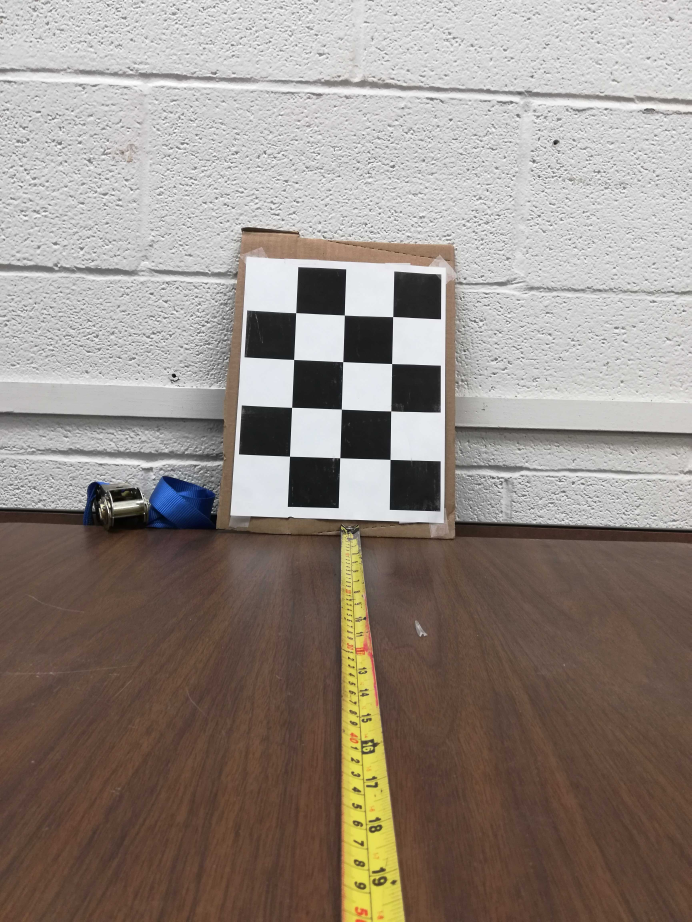
#> input picture matlab_distance/test.jpg, 3456 x 4608 px (shown at 1/5 size)
$ python distance.py
#> lines starting #> are read from the running program, lines starting #| are printed output that depends on the picture; after the words box and inside, x2 and y2 are one past the last pixel; in counts of white or black regions, pixels touching at a corner belong together; long printed decimals are rounded
# import the necessary packages
import numpy as np
import cv2
import imutils

def find_marker(image):
	# convert the image to grayscale, blur it, and detect edges
	gray = cv2.cvtColor(image, cv2.COLOR_BGR2GRAY)
	gray = cv2.GaussianBlur(gray, (5, 5), 0)
	edged = cv2.Canny(gray, 35, 125)

	# find the contours in the edged image and keep the largest one;
	# we'll assume that this is our piece of paper in the image
	(cnts, _) = cv2.findContours(edged.copy(), cv2.RETR_LIST, cv2.CHAIN_APPROX_SIMPLE)
	c = max(cnts, key = cv2.contourArea)

	# compute the bounding box of the of the paper region and return it
	return cv2.minAreaRect(c)

def distance_to_camera(knownWidth, focalLength, perWidth):
	# compute and return the distance from the maker to the camera
	return (knownWidth * focalLength) / perWidth

# initialize the known distance from the camera to the object, which
# in this case is 24 inches
KNOWN_DISTANCE = 27.5

# initialize the known object width, which in this case, the piece of
# paper is 12 inches wide
KNOWN_WIDTH = 8.5

# initialize the list of images that we'll be using
IMAGE_PATHS = ["images/test.jpg", "images/image1.jpg", "images/image2.jpg"]

# load the furst image that contains an object that is KNOWN TO BE 2 feet
# from our camera, then find the paper marker in the image, and initialize
# the focal length
image = cv2.imread('test.jpg')
#> image is the input picture: shape (4608, 3456, 3); mean B, G, R 130.8, 138.3, 148.4
marker = find_marker(image)
#> in find_marker, `gray = cv2.cvtColor(image, cv2.COLOR_BGR2GRAY)`:
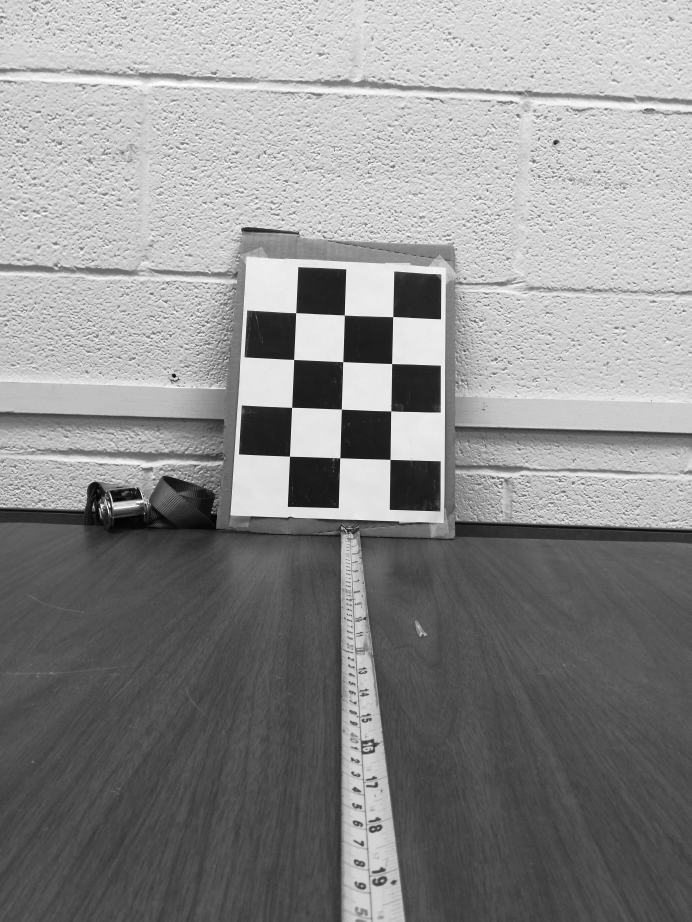
#> gray: shape (4608, 3456) (shown at 1/5 size); min 0, max 255, mean 140.5
#> in find_marker, `edged = cv2.Canny(gray, 35, 125)`:
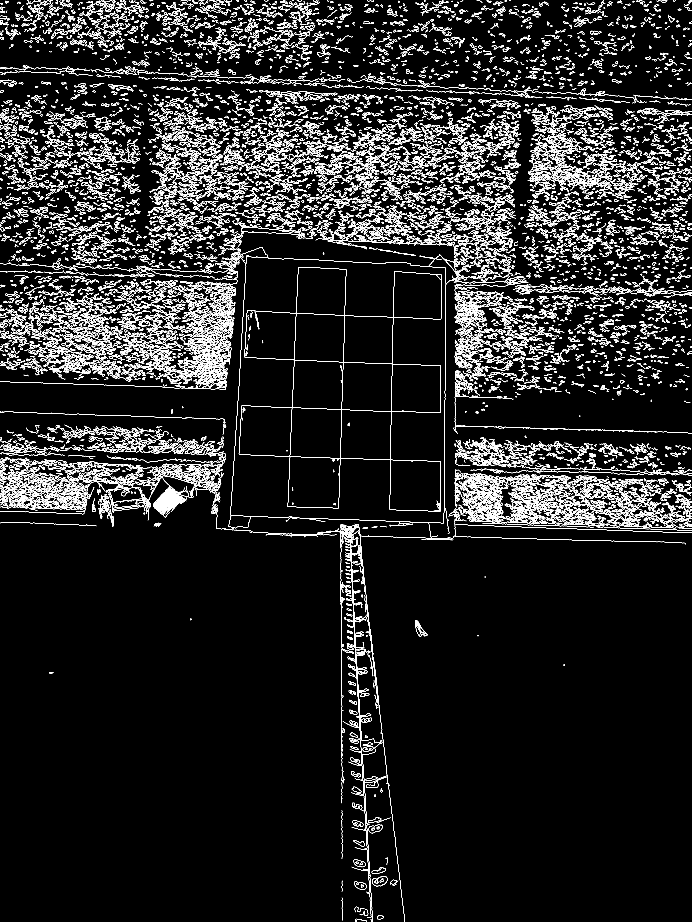
#> edged: shape (4608, 3456) (shown at 1/5 size); 4.1% white in thin lines or dots
#> in find_marker, `(cnts, _) = cv2.findContours(edged.copy(), cv2.RETR_LIST, cv2.CHAIN_AP..`: cnts = 15807 contours, 9764 with area under 20; largest, box (x1, y1, x2, y2) and area: (1222, 1552, 2204, 2558) 302560, (1460, 1799, 1957, 2300) 118739, (1439, 2283, 1702, 2541) 63206, (1948, 2299, 2204, 2558) 62894, (1194, 2027, 1461, 2285) 61903
#> in find_marker, `c = max(cnts, key = cv2.contourArea)`: c = contour of 442 points, box (x1, y1, x2, y2) (1222, 1552, 2204, 2558), area 302560
#> marker = ((1715.2, 2054.5), (975.5, 1002.9), -88.23)
focalLength = (marker[1][0] * KNOWN_DISTANCE) / KNOWN_WIDTH
#> focalLength = 3156
i = 1
# loop over the images

# load the image, find the marker in the image, then compute the
# distance to the marker from the camera
image = cv2.imread('image1.jpg')
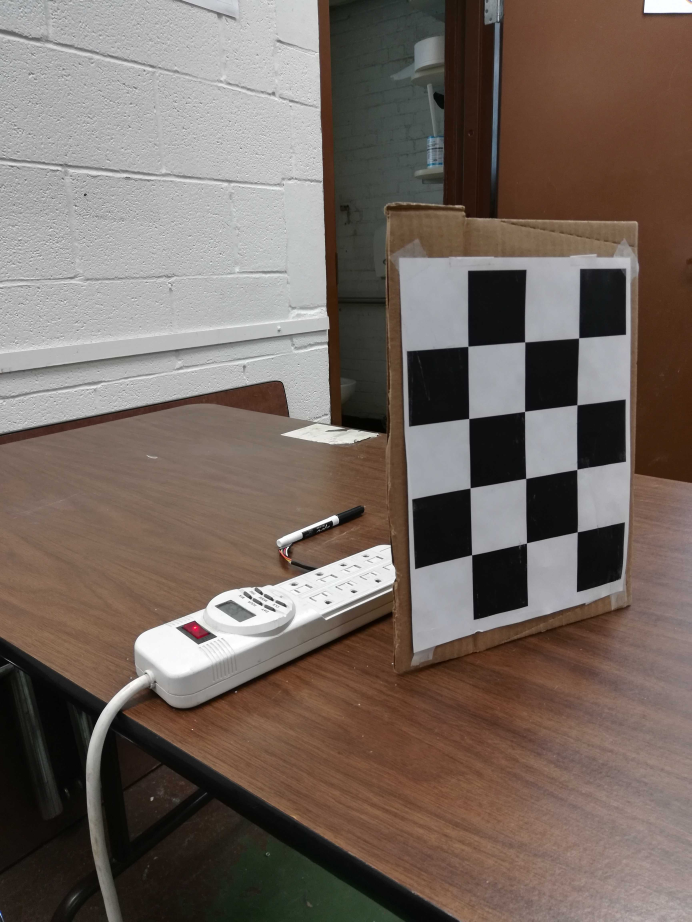
#> input picture matlab_distance/image1.jpg, 3456 x 4608 px (shown at 1/5 size)
#> image is the input picture: shape (4608, 3456, 3); mean B, G, R 96.4, 104, 116.7
marker = find_marker(image)
#> in find_marker (call 2), `gray = cv2.cvtColor(image, cv2.COLOR_BGR2GRAY)`:
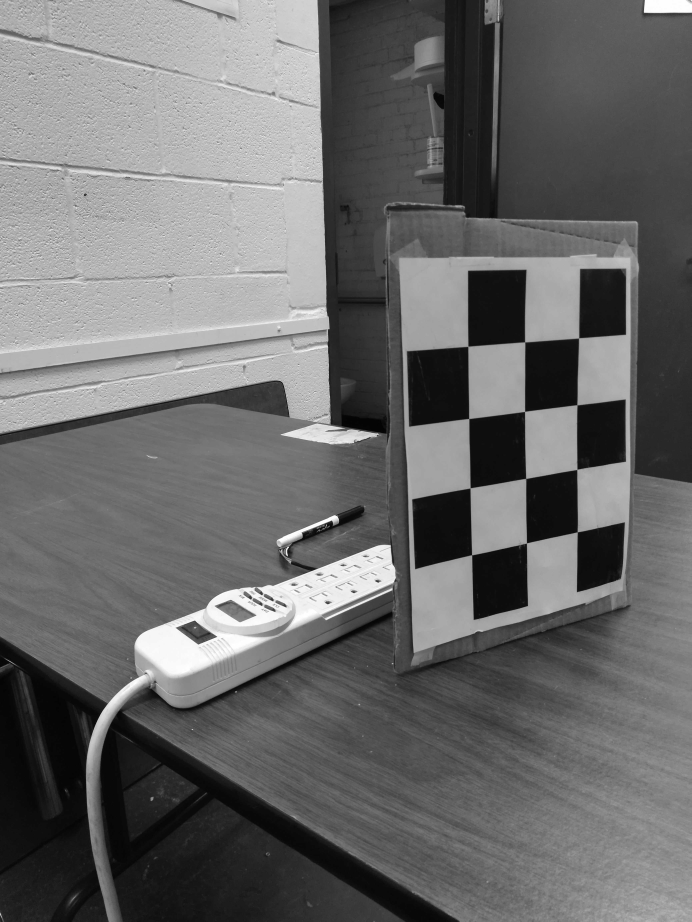
#> gray: shape (4608, 3456) (shown at 1/5 size); min 0, max 255, mean 106.9
#> in find_marker (call 2), `edged = cv2.Canny(gray, 35, 125)`:
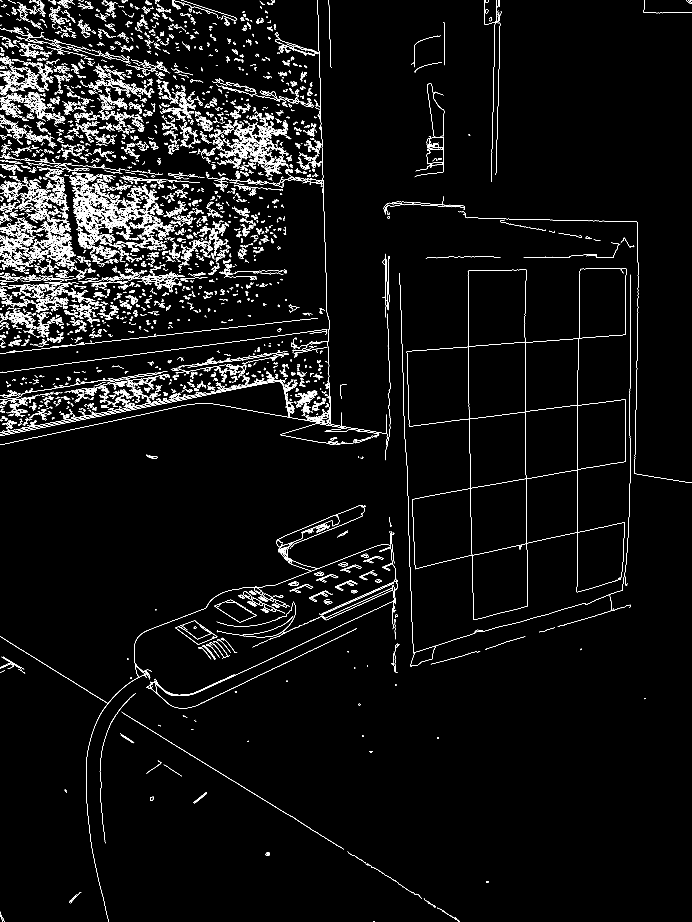
#> edged: shape (4608, 3456) (shown at 1/5 size); 2% white in thin lines or dots
#> in find_marker (call 2), `(cnts, _) = cv2.findContours(edged.copy(), cv2.RETR_LIST, cv2.CHAIN_AP..`: cnts = 6493 contours, 4389 with area under 20; largest, box (x1, y1, x2, y2) and area: (2034, 1734, 3125, 2961) 353434, (2034, 1734, 3125, 2961) 353412, (2060, 2443, 2640, 3100) 185373, (2060, 2443, 2640, 3100) 185361, (2339, 1349, 2632, 1733) 105876
#> in find_marker (call 2), `c = max(cnts, key = cv2.contourArea)`: c = contour of 941 points, box (x1, y1, x2, y2) (2034, 1734, 3125, 2961), area 353434
#> marker = ((2554.6, 2338.5), (483.7, 1560.9), -41.76)
inches = distance_to_camera(KNOWN_WIDTH, focalLength, marker[1][0])
#> inches = 55.46
print(inches)
#| 55.459
# draw a bounding box around the image and display it
box = np.int0(cv2.boxPoints(marker))
#> box = [[2893, 3081], [1854, 1917], [2215, 1595], [3254, 2759]]
cv2.drawContours(image, [box], -1, (0, 255, 0), 2)
cv2.putText(image, "%.2fft" % (inches / 12),
	(image.shape[1] - 200, image.shape[0] - 20), cv2.FONT_HERSHEY_SIMPLEX,
	2.0, (0, 255, 0), 3)
image = imutils.resize(image, width=400)
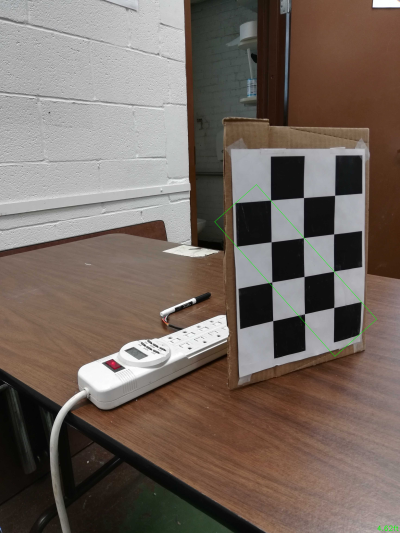
#> image: shape (533, 400, 3); mean B, G, R 96.2, 104.1, 116.5
cv2.imshow("image", image)
cv2.waitKey(0)
i = i + 1
